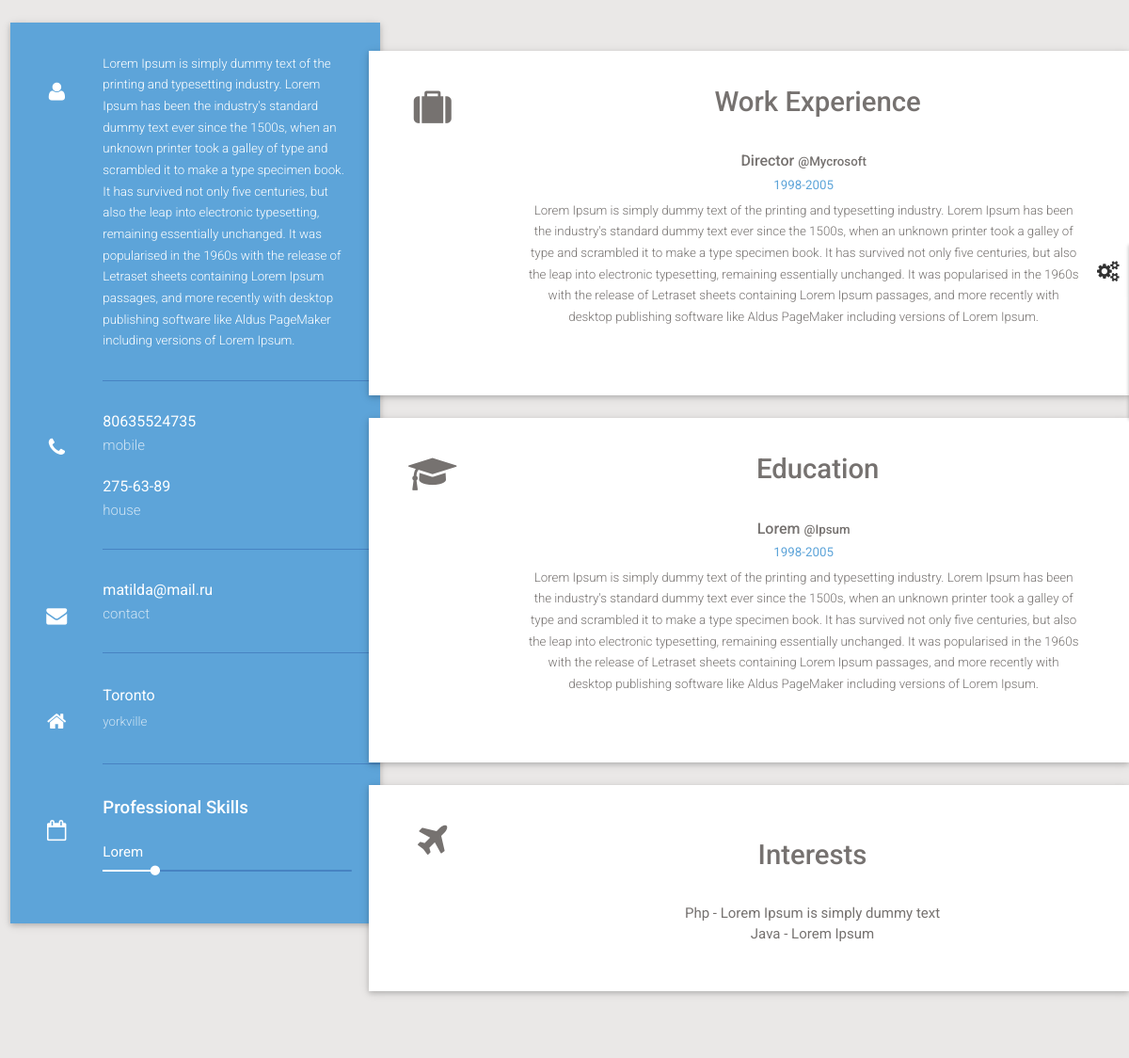
The page / on the database its author committed.
### tables this page shows
CREATE TABLE IF NOT EXISTS `personal` (
  `id` int(11) NOT NULL,
  `name` varchar(255) NOT NULL,
  `photo` text NOT NULL,
  `position` varchar(255) NOT NULL,
  `about` text NOT NULL
);

CREATE TABLE IF NOT EXISTS `phones` (
  `id` int(11) NOT NULL,
  `person_id` int(11) NOT NULL,
  `data` varchar(255) NOT NULL,
  `description` varchar(255) NOT NULL
);

CREATE TABLE IF NOT EXISTS `emails` (
  `id` int(11) NOT NULL,
  `person_id` int(11) NOT NULL,
  `data` varchar(255) NOT NULL,
  `description` varchar(255) NOT NULL
);

CREATE TABLE IF NOT EXISTS `addresses` (
  `id` int(11) NOT NULL,
  `person_id` int(11) NOT NULL,
  `data` varchar(255) NOT NULL,
  `description` varchar(255) NOT NULL
);

CREATE TABLE IF NOT EXISTS `skills` (
  `id` int(11) NOT NULL,
  `data` text NOT NULL,
  `level` text NOT NULL
);

CREATE TABLE IF NOT EXISTS `experience` (
  `id` int(11) NOT NULL,
  `period` varchar(255) NOT NULL,
  `company` varchar(60) NOT NULL,
  `position` varchar(60) NOT NULL,
  `description` text NOT NULL
);

CREATE TABLE IF NOT EXISTS `education` (
  `id` int(11) NOT NULL,
  `period` varchar(255) NOT NULL,
  `institution` varchar(255) NOT NULL,
  `specialty` varchar(255) NOT NULL,
  `description` text NOT NULL
);

CREATE TABLE IF NOT EXISTS `interests` (
  `data` varchar(255) DEFAULT NULL,
  `icon` varchar(255) DEFAULT NULL,
  `description` text,
  `id` int(11) NOT NULL
);

### application/views/index/index.php (the view, shortened to what the rows shown need)
<aside class="col l4 m12 s12 sidebar z-depth-1" id="sidebar">
    <div class="row">
            <?php if ($parts->getPersonal()->getPhoto()) : ?>
                <div class="feature-img">
                    <a href="/"><img src="<?= $parts->getPersonal()->getPhoto(); ?>" class="responsive-img" alt=""></a>
                </div>
            <?php endif; ?>
        <div class="col l12 m12 s12 sort-info sidebar-item">
            <div class="row">
                <div class="col m12 s12 l9 info wow fadeIn a1" data-wow-delay="0.1s">
                    <div class="section-item-details">
                        <p><?= $parts->getPersonal()->getInformation(); ?></p>
                    </div>
                </div>
            </div>
        </div>
        <div class="col l12 m12 s12  mobile sidebar-item">
            <div class="row">
                <div class="col m12 s12 l9 info wow fadeIn a2" data-wow-delay="0.2s">
                    <div class="section-item-details">
                        <?php foreach ($parts->getPersonal()->getPhones() as $phone) : ?>
                            <div class="personal">
                                <h4>
                                    <a href="tel:<?= $phone['data']; ?>">
                                        <?= $phone['data']; ?>
                                    </a>
                                </h4>
                                <span><?= $phone['description']; ?></span>
                            </div>
                        <?php endforeach; ?>
                    </div>
                </div>
            </div>
        </div>
        <div class="col l12 m12 s12  email sidebar-item ">
            <div class="row">
                <div class="col m12 s12 l9 info wow fadeIn a3" data-wow-delay="0.3s">
                    <div class="section-item-details">
                        <?php foreach ($parts->getPersonal()->getEmails() as $email) : ?>
                            <div class="personal">
                                <h4>
                                    <a href="mailto:<?= $email['data']; ?>">
                                        <?= $email['data']; ?>
                                    </a>
                                </h4>
                                <span><?= $email['description']; ?></span>
                            </div>
                        <?php endforeach; ?>
                    </div>
                </div>
            </div>
        </div>
        <div class="col l12 m12 s12  address sidebar-item ">
            <div class="row">
                <div class="col m12 s12 l9 info wow fadeIn a4" data-wow-delay="0.4s">
                    <div class="section-item-details">
                        <?php foreach ($parts->getPersonal()->getAddresses() as $address) : ?>
                            <div class="address-details">
                                <h4><?= $address['data']; ?><br>
                                    <span><?= $address['description']; ?></span></h4>
                            </div>
                        <?php endforeach; ?>
                    </div>
                </div>
            </div>
        </div>
        <div class="col l12 m12 s12  skills sidebar-item">
            <div class="row">
                <div class="col m12 l9 s12 skill-line a5 wow fadeIn" data-wow-delay="0.5s">
                    <h3>Professional Skills </h3>
                    <?php foreach ($parts->getSkills() as $skill) : ?>
                        <span><?= $skill['data']; ?></span>
                        <div class="progress">
                            <div class="determinate"> <?= $skill['level']; ?>%</div>
                        </div>
                    <?php endforeach; ?>
                </div>
            </div>
        </div>
    </div>
</aside>
<section class="col s12 m12 l8 section">
    <div class="row">
        <div class="section-wrapper z-depth-1">
            <div class="custom-content col s12 m12 l10 wow fadeIn a1" data-wow-delay="0.1s">
                <h2>Work Experience</h2>
                <?php foreach ($parts->getExperience() as $id => $work) : ?>
                    <div class="custom-content-wrapper wow fadeIn a<?= $id + 2; ?>" data-wow-delay="0.2s">
                        <h3>
                            <?= $work->getPosition(); ?>
                            <span>@<?= $work->getCompany(); ?></span>
                        </h3>
                        <span><?= $work->getPeriod(); ?> </span>
                        <p><?= nl2br($work->getDescription()); ?></p>
                    </div>
                <?php endforeach; ?>
            </div>
        </div>
        <div class="section-wrapper z-depth-1">
            <div class="custom-content col s12 m12 l10 wow fadeIn a1" data-wow-delay="0.1s">
                <h2>Education </h2>
                <?php foreach ($parts->getEducation() as $id => $education) : ?>
                    <div class="custom-content-wrapper wow fadeIn a<?= $id + 2; ?>" data-wow-delay="0.2s">
                        <h3>
                            <?= $education->getSpecialty(); ?>
                            <span>@<?= $education->getInstitution(); ?></span>
                        </h3>
                        <span><?= $education->getPeriod(); ?> </span>
                        <p><?= nl2br($education->getDescription()); ?></p>
                    </div>
                <?php endforeach; ?>
            </div>
        </div>
        <div class="section-wrapper z-depth-1">
            <div class="interests col s12 m12 l10 wow fadeIn" data-wow-delay="0.1s">
                <h2>Interests </h2>
                <ul>
                    <?php foreach ($parts->getInterests() as $interest) : ?>
                        <?= $interest->getItem(); echo ' - '; ?>
                        <?= $interest->getDescription(); ?><br>
                    <?php endforeach; ?>
                </ul>
            </div>
        </div>
    </div>
</section>

### rows shown on the page
personal: about "Lorem Ipsum is simply dummy text of the printing and typesetting industry. Lorem Ipsum has been the industry's standard dummy text ever since the 1500s, when an unknown printer took a galley of type and scrambled it to make a type specimen book. It has survived not only five centuries, but also the leap into electronic typesetting, remaining essentially unchanged. It was popularised in the 1960s with the release of Letraset sheets containing Lorem Ipsum passages, and more recently with desktop publishing software like Aldus PageMaker including versions of Lorem Ipsum."
phones: data "80635524735", description "mobile"
phones: data "275-63-89", description "house"
emails: data "matilda@mail.ru", description "contact"
addresses: data "Toronto", description "yorkville"
skills: data "Lorem"
experience: position "Director", company "Mycrosoft", period "1998-2005", description "Lorem Ipsum is simply dummy text of the printing and typesetting industry. Lorem Ipsum has been the industry's standard dummy text ever since the 1500s, when an unknown printer took a galley of type and scrambled it to make a type specimen book. It has survived not only five centuries, but also the leap into electronic typesetting, remaining essentially unchanged. It was popularised in the 1960s with the release of Letraset sheets containing Lorem Ipsum passages, and more recently with desktop publishing software like Aldus PageMaker including versions of Lorem Ipsum."
education: specialty "Lorem", institution "Ipsum", period "1998-2005", description "Lorem Ipsum is simply dummy text of the printing and typesetting industry. Lorem Ipsum has been the industry's standard dummy text ever since the 1500s, when an unknown printer took a galley of type and scrambled it to make a type specimen book. It has survived not only five centuries, but also the leap into electronic typesetting, remaining essentially unchanged. It was popularised in the 1960s with the release of Letraset sheets containing Lorem Ipsum passages, and more recently with desktop publishing software like Aldus PageMaker including versions of Lorem Ipsum."
interests: data "Php", description "Lorem Ipsum is simply dummy text"
interests: data "Java", description "Lorem Ipsum"
